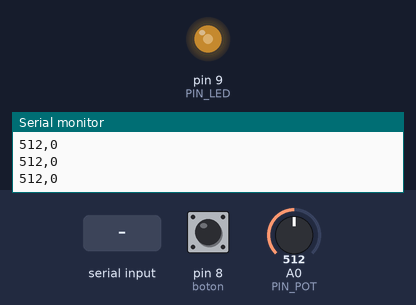
The sketch below on a simulated Arduino Uno, built with avr-gcc and run on an emulated ATmega328P. On the bench: output pins drawn as LEDs (lit = HIGH), the last lines printed to the serial monitor. The inputs (shaded band) are chosen by the test bench; at power-on: A0 (PIN_POT) = 512, pin 8 (boton) LOW.

Above: at 1.2 s.
1.3 s: A0 (PIN_POT) set to 716
At 1.7 s:
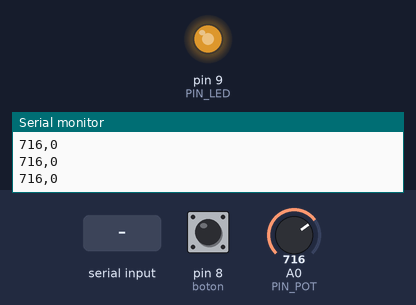
2.8 s: "1" received over Serial
At 3.2 s:
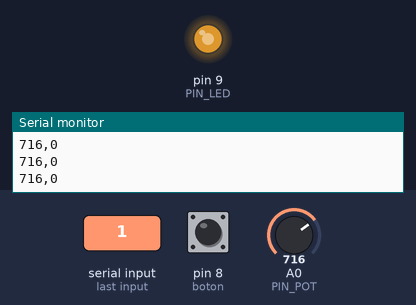
4.4 s: "0" received over Serial
At 5.7 s:
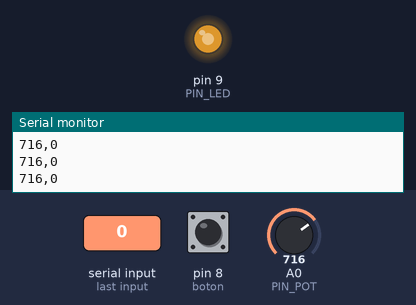
6.0 s: A0 (PIN_POT) set to 122
At 7.2 s:
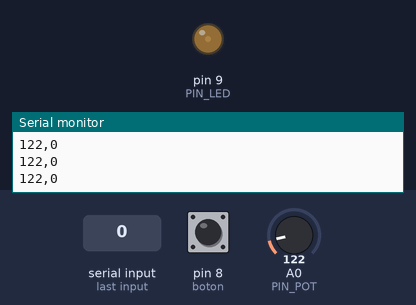
7.5 s: A0 (PIN_POT) set to 0
At 8.7 s:
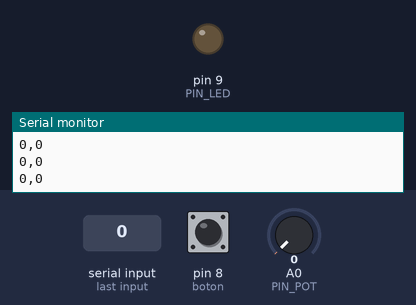
9.0 s: A0 (PIN_POT) set to 511
At 10.0 s:
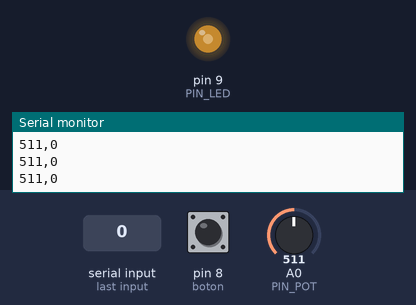
Timing chart, 0 to 11.5 s (numbered marks = the images above; inputs shaded):
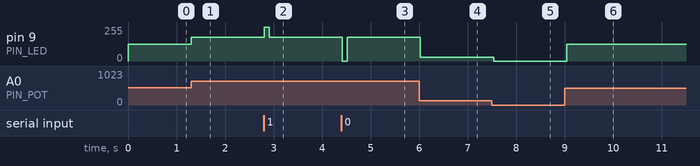

The sketch:

processing_arduino_con_boton.ino
```cpp
#define PIN_POT A0       // pin de potenciómetro (analógico)
#define PIN_LED 9        // pin de la LED (analógico)
#define boton 8

int valor_POT = 0;       // para guardar el valor del potenciómetro
int brillo = 0;          // brillo de la LED

void setup() {
  pinMode(PIN_POT, INPUT);  // configuro pin del potenciómetro como Entrada
  pinMode(PIN_LED, OUTPUT); // configuro pin de la LED como Salida
  pinMode(boton, INPUT);
  Serial.begin(9600);       // inicializo puerto serie
}

void loop() {
  valor_POT = analogRead(PIN_POT);             // obtengo el valor del potenciómetro (0 a 1023)
  brillo = map(valor_POT, 0, 1023, 0, 255);    // calculo el valor del brillo de la LED
  analogWrite(PIN_LED, brillo);                // cambio el brillo de la LED
  int estado_boton = digitalRead(boton);       // leo el estado del botón

  // Envío ambos valores por el puerto serie en formato CSV
  Serial.print(valor_POT);
  Serial.print(",");
  Serial.println(estado_boton);

  if (Serial.available() > 0) {   // Comprobamos si processing envía un valor
    char estado = Serial.read();  // leemos el valor y lo guardamos en la variable estado
    if (estado == '1') {          // Si el valor es 1 encendemos el LED
      digitalWrite(PIN_LED, HIGH);
    } else if (estado == '0') {   // Si el valor es 0 apagamos el LED
      digitalWrite(PIN_LED, LOW);
    }
  }
  delay(100);  // pausa para no saturar el puerto
}
```

Measured:
- after the input at 1.3 s, pin 9 (PIN_LED): 127/255 → 178/255 at once
- after the input at 2.8 s, pin 9 (PIN_LED): 178/255 → 255/255 at once, → 178/255 0.10 s later
- after the input at 4.4 s, pin 9 (PIN_LED): 178/255 → 0/255 at once, → 178/255 0.10 s later
- after the input at 6.0 s, pin 9 (PIN_LED): 178/255 → 30/255 at once
- after the input at 7.5 s, pin 9 (PIN_LED): 30/255 → 0/255 at once
- after the input at 9.0 s, pin 9 (PIN_LED): 0/255 → 127/255 at once
